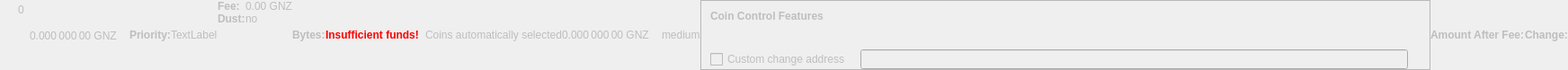
    <widget class="QWidget" name="dummyHideWidget" native="true">
     <property name="enabled">
      <bool>false</bool>
     </property>
     <property name="maximumSize">
      <size>
       <width>100</width>
       <height>22</height>
      </size>
     </property>
     <layout class="QHBoxLayout" name="dummyHideLayout">
      <property name="spacing">
       <number>0</number>
      </property>
      <property name="leftMargin">
       <number>0</number>
      </property>
      <property name="topMargin">
       <number>0</number>
      </property>
      <property name="rightMargin">
       <number>0</number>
      </property>
      <property name="bottomMargin">
       <number>0</number>
      </property>
      <item>
       <layout class="QFormLayout" name="formLayoutCoinControl1">
        <property name="horizontalSpacing">
         <number>10</number>
        </property>
        <property name="verticalSpacing">
         <number>14</number>
        </property>
        <property name="leftMargin">
         <number>10</number>
        </property>
        <property name="topMargin">
         <number>4</number>
        </property>
        <property name="rightMargin">
         <number>6</number>
        </property>
        <item row="0" column="1">
         <widget class="QLabel" name="labelCoinControlBytes">
          <property name="cursor">
           <cursorShape>IBeamCursor</cursorShape>
          </property>
          <property name="contextMenuPolicy">
           <enum>Qt::ActionsContextMenu</enum>
          </property>
          <property name="text">
           <string notr="true">0</string>
          </property>
          <property name="textInteractionFlags">
           <set>Qt::LinksAccessibleByMouse|Qt::TextSelectableByKeyboard|Qt::TextSelectableByMouse</set>
          </property>
         </widget>
        </item>
       </layout>
      </item>
      <item>
       <widget class="QLabel" name="labelCoinControlAfterFee">
        <property name="enabled">
         <bool>false</bool>
        </property>
        <property name="sizePolicy">
         <sizepolicy hsizetype="Fixed" vsizetype="Fixed">
          <horstretch>0</horstretch>
          <verstretch>0</verstretch>
         </sizepolicy>
        </property>
        <property name="minimumSize">
         <size>
          <width>111</width>
          <height>12</height>
         </size>
        </property>
        <property name="maximumSize">
         <size>
          <width>111</width>
          <height>12</height>
         </size>
        </property>
        <property name="cursor">
         <cursorShape>IBeamCursor</cursorShape>
        </property>
        <property name="contextMenuPolicy">
         <enum>Qt::ActionsContextMenu</enum>
        </property>
        <property name="text">
         <string notr="true">0.000 000 00 GNZ</string>
        </property>
        <property name="textInteractionFlags">
         <set>Qt::LinksAccessibleByMouse|Qt::TextSelectableByKeyboard|Qt::TextSelectableByMouse</set>
        </property>
       </widget>
      </item>
      <item>
       <widget class="QLabel" name="labelCoinControlPriorityText">
        <property name="enabled">
         <bool>false</bool>
        </property>
        <property name="font">
         <font>
          <weight>75</weight>
          <bold>true</bold>
         </font>
        </property>
        <property name="text">
         <string>Priority:</string>
        </property>
       </widget>
      </item>
      <item>
       <layout class="QHBoxLayout" name="horizontalLayout">
        <item>
         <widget class="QLabel" name="WarningLabel">
          <property name="text">
           <string>TextLabel</string>
          </property>
         </widget>
        </item>
       </layout>
      </item>
      <item>
       <layout class="QFormLayout" name="formLayoutCoinControl3">
        <property name="horizontalSpacing">
         <number>0</number>
        </property>
        <property name="verticalSpacing">
         <number>0</number>
        </property>
        <property name="leftMargin">
         <number>0</number>
        </property>
        <property name="topMargin">
         <number>0</number>
        </property>
        <property name="rightMargin">
         <number>0</number>
        </property>
        <item row="0" column="0">
         <widget class="QLabel" name="labelCoinControlFeeText">
          <property name="enabled">
           <bool>false</bool>
          </property>
          <property name="font">
           <font>
            <weight>75</weight>
            <bold>true</bold>
           </font>
          </property>
          <property name="text">
           <string>Fee:</string>
          </property>
          <property name="margin">
           <number>0</number>
          </property>
         </widget>
        </item>
        <item row="0" column="1">
         <widget class="QLabel" name="labelCoinControlFee">
          <property name="enabled">
           <bool>false</bool>
          </property>
          <property name="cursor">
           <cursorShape>IBeamCursor</cursorShape>
          </property>
          <property name="contextMenuPolicy">
           <enum>Qt::ActionsContextMenu</enum>
          </property>
          <property name="text">
           <string notr="true">0.00 GNZ</string>
          </property>
          <property name="textInteractionFlags">
           <set>Qt::LinksAccessibleByMouse|Qt::TextSelectableByKeyboard|Qt::TextSelectableByMouse</set>
          </property>
         </widget>
        </item>
        <item row="1" column="0">
         <widget class="QLabel" name="labelCoinControlLowOutputText">
          <property name="enabled">
           <bool>false</bool>
          </property>
          <property name="font">
           <font>
            <weight>75</weight>
            <bold>true</bold>
           </font>
          </property>
          <property name="text">
           <string>Dust:</string>
          </property>
         </widget>
        </item>
        <item row="1" column="1">
         <widget class="QLabel" name="labelCoinControlLowOutput">
          <property name="enabled">
           <bool>false</bool>
          </property>
          <property name="cursor">
           <cursorShape>IBeamCursor</cursorShape>
          </property>
          <property name="contextMenuPolicy">
           <enum>Qt::ActionsContextMenu</enum>
          </property>
          <property name="text">
           <string>no</string>
          </property>
          <property name="textInteractionFlags">
           <set>Qt::LinksAccessibleByMouse|Qt::TextSelectableByKeyboard|Qt::TextSelectableByMouse</set>
          </property>
         </widget>
        </item>
       </layout>
      </item>
      <item>
       <widget class="QLabel" name="labelCoinControlBytesText">
        <property name="enabled">
         <bool>false</bool>
        </property>
        <property name="font">
         <font>
          <weight>75</weight>
          <bold>true</bold>
         </font>
        </property>
        <property name="text">
         <string>Bytes:</string>
        </property>
       </widget>
      </item>
      <item>
       <layout class="QFormLayout" name="formLayoutCoinControl2">
        <property name="horizontalSpacing">
         <number>0</number>
        </property>
        <property name="verticalSpacing">
         <number>0</number>
        </property>
        <property name="leftMargin">
         <number>0</number>
        </property>
        <property name="topMargin">
         <number>0</number>
        </property>
        <property name="rightMargin">
         <number>0</number>
        </property>
       </layout>
      </item>
      <item>
       <layout class="QHBoxLayout" name="horizontalLayoutCoinControl2">
        <property name="spacing">
         <number>0</number>
        </property>
        <property name="bottomMargin">
         <number>0</number>
        </property>
       </layout>
      </item>
      <item>
       <widget class="QLabel" name="labelCoinControlInsuffFunds">
        <property name="enabled">
         <bool>false</bool>
        </property>
        <property name="minimumSize">
         <size>
          <width>0</width>
          <height>0</height>
         </size>
        </property>
        <property name="font">
         <font>
          <weight>75</weight>
          <bold>true</bold>
         </font>
        </property>
        <property name="styleSheet">
         <string notr="true">color:red;font-weight:bold;</string>
        </property>
        <property name="text">
         <string>Insufficient funds!</string>
        </property>
        <property name="margin">
         <number>5</number>
        </property>
       </widget>
      </item>
      <item>
       <layout class="QFormLayout" name="formLayoutCoinControl4">
        <property name="horizontalSpacing">
         <number>0</number>
        </property>
        <property name="verticalSpacing">
         <number>0</number>
        </property>
        <property name="leftMargin">
         <number>0</number>
        </property>
        <property name="topMargin">
         <number>0</number>
        </property>
        <property name="rightMargin">
         <number>0</number>
        </property>
       </layout>
      </item>
      <item>
       <widget class="QLabel" name="labelCoinControlChangeLabel">
        <property name="enabled">
         <bool>false</bool>
        </property>
        <property name="sizePolicy">
         <sizepolicy hsizetype="Preferred" vsizetype="Expanding">
          <horstretch>0</horstretch>
          <verstretch>0</verstretch>
         </sizepolicy>
        </property>
        <property name="minimumSize">
         <size>
          <width>0</width>
          <height>0</height>
         </size>
        </property>
        <property name="text">
         <string/>
        </property>
        <property name="margin">
         <number>3</number>
        </property>
       </widget>
      </item>
      <item>
       <widget class="QLabel" name="labelCoinControlAutomaticallySelected">
        <property name="enabled">
         <bool>false</bool>
        </property>
        <property name="sizePolicy">
         <sizepolicy hsizetype="Fixed" vsizetype="Fixed">
          <horstretch>0</horstretch>
          <verstretch>0</verstretch>
         </sizepolicy>
        </property>
        <property name="minimumSize">
         <size>
          <width>0</width>
          <height>0</height>
         </size>
        </property>
        <property name="maximumSize">
         <size>
          <width>240</width>
          <height>16777215</height>
         </size>
        </property>
        <property name="text">
         <string>Coins automatically selected</string>
        </property>
        <property name="margin">
         <number>5</number>
        </property>
       </widget>
      </item>
      <item>
       <widget class="QLabel" name="labelCoinControlChange">
        <property name="enabled">
         <bool>false</bool>
        </property>
        <property name="sizePolicy">
         <sizepolicy hsizetype="Fixed" vsizetype="Fixed">
          <horstretch>0</horstretch>
          <verstretch>0</verstretch>
         </sizepolicy>
        </property>
        <property name="minimumSize">
         <size>
          <width>111</width>
          <height>0</height>
         </size>
        </property>
        <property name="maximumSize">
         <size>
          <width>111</width>
          <height>16777215</height>
         </size>
        </property>
        <property name="cursor">
         <cursorShape>IBeamCursor</cursorShape>
        </property>
        <property name="contextMenuPolicy">
         <enum>Qt::ActionsContextMenu</enum>
        </property>
        <property name="text">
         <string notr="true">0.000 000 00 GNZ</string>
        </property>
        <property name="textInteractionFlags">
         <set>Qt::LinksAccessibleByMouse|Qt::TextSelectableByKeyboard|Qt::TextSelectableByMouse</set>
        </property>
       </widget>
      </item>
      <item>
       <widget class="QLabel" name="labelCoinControlPriority">
        <property name="enabled">
         <bool>false</bool>
        </property>
        <property name="cursor">
         <cursorShape>IBeamCursor</cursorShape>
        </property>
        <property name="contextMenuPolicy">
         <enum>Qt::ActionsContextMenu</enum>
        </property>
        <property name="text">
         <string>medium</string>
        </property>
        <property name="textInteractionFlags">
         <set>Qt::LinksAccessibleByMouse|Qt::TextSelectableByKeyboard|Qt::TextSelectableByMouse</set>
        </property>
       </widget>
      </item>
      <item>
       <widget class="QFrame" name="frameCoinControl">
        <property name="sizePolicy">
         <sizepolicy hsizetype="Expanding" vsizetype="Expanding">
          <horstretch>0</horstretch>
          <verstretch>0</verstretch>
         </sizepolicy>
        </property>
        <property name="maximumSize">
         <size>
          <width>16777215</width>
          <height>16777215</height>
         </size>
        </property>
        <property name="frameShape">
         <enum>QFrame::StyledPanel</enum>
        </property>
        <property name="frameShadow">
         <enum>QFrame::Sunken</enum>
        </property>
        <layout class="QVBoxLayout" name="verticalLayoutCoinControl2_2">
         <property name="spacing">
          <number>0</number>
         </property>
         <property name="leftMargin">
          <number>0</number>
         </property>
         <property name="topMargin">
          <number>0</number>
         </property>
         <property name="rightMargin">
          <number>0</number>
         </property>
         <property name="bottomMargin">
          <number>0</number>
         </property>
         <item>
          <layout class="QVBoxLayout" name="verticalLayoutCoinControl" stretch="0,0,0,1">
           <property name="spacing">
            <number>0</number>
           </property>
           <property name="leftMargin">
            <number>10</number>
           </property>
           <property name="topMargin">
            <number>10</number>
           </property>
           <item>
            <layout class="QHBoxLayout" name="horizontalLayoutCoinControl1">
             <property name="bottomMargin">
              <number>15</number>
             </property>
             <item>
              <widget class="QLabel" name="labelCoinControlFeatures">
               <property name="enabled">
                <bool>false</bool>
               </property>
               <property name="sizePolicy">
                <sizepolicy hsizetype="Preferred" vsizetype="Maximum">
                 <horstretch>0</horstretch>
                 <verstretch>0</verstretch>
                </sizepolicy>
               </property>
               <property name="font">
                <font>
                 <weight>75</weight>
                 <bold>true</bold>
                </font>
               </property>
               <property name="styleSheet">
                <string notr="true">font-weight:bold;</string>
               </property>
               <property name="text">
                <string>Coin Control Features</string>
               </property>
              </widget>
             </item>
            </layout>
           </item>
           <item>
            <widget class="QWidget" name="widgetCoinControl" native="true">
             <property name="sizePolicy">
              <sizepolicy hsizetype="Preferred" vsizetype="Preferred">
               <horstretch>0</horstretch>
               <verstretch>0</verstretch>
              </sizepolicy>
             </property>
             <property name="minimumSize">
              <size>
               <width>0</width>
               <height>0</height>
              </size>
             </property>
             <property name="styleSheet">
              <string notr="true"/>
             </property>
             <layout class="QHBoxLayout" name="horizontalLayoutCoinControl5_2">
              <property name="leftMargin">
               <number>0</number>
              </property>
              <property name="topMargin">
               <number>0</number>
              </property>
              <property name="rightMargin">
               <number>0</number>
              </property>
              <property name="bottomMargin">
               <number>0</number>
              </property>
              <item>
               <layout class="QHBoxLayout" name="horizontalLayoutCoinControl3">
                <property name="spacing">
                 <number>20</number>
                </property>
                <property name="topMargin">
                 <number>0</number>
                </property>
                <property name="bottomMargin">
                 <number>10</number>
                </property>
               </layout>
              </item>
             </layout>
            </widget>
           </item>
           <item>
            <layout class="QHBoxLayout" name="horizontalLayoutCoinControl4" stretch="0,0,0">
             <property name="spacing">
              <number>12</number>
             </property>
             <property name="sizeConstraint">
              <enum>QLayout::SetDefaultConstraint</enum>
             </property>
             <property name="topMargin">
              <number>5</number>
             </property>
             <property name="rightMargin">
              <number>5</number>
             </property>
             <item>
              <widget class="QCheckBox" name="checkBoxCoinControlChange">
               <property name="enabled">
                <bool>false</bool>
               </property>
               <property name="toolTip">
                <string>If this is activated, but the change address is empty or invalid, change will be sent to a newly generated address.</string>
               </property>
               <property name="text">
                <string>Custom change address</string>
               </property>
              </widget>
             </item>
             <item>
              <widget class="QValidatedLineEdit" name="lineEditCoinControlChange">
               <property name="enabled">
                <bool>false</bool>
               </property>
               <property name="sizePolicy">
                <sizepolicy hsizetype="Expanding" vsizetype="Fixed">
                 <horstretch>0</horstretch>
                 <verstretch>0</verstretch>
                </sizepolicy>
               </property>
              </widget>
             </item>
             <item>
              <widget class="QLabel" name="labelCoinControlChangeLabel_2">
               <property name="sizePolicy">
                <sizepolicy hsizetype="Preferred" vsizetype="Expanding">
                 <horstretch>0</horstretch>
                 <verstretch>0</verstretch>
                </sizepolicy>
               </property>
               <property name="minimumSize">
                <size>
                 <width>0</width>
                 <height>0</height>
                </size>
               </property>
               <property name="text">
                <string/>
               </property>
               <property name="margin">
                <number>3</number>
               </property>
              </widget>
             </item>
            </layout>
           </item>
           <item>
            <spacer name="verticalSpacerCoinControl">
             <property name="orientation">
              <enum>Qt::Vertical</enum>
             </property>
             <property name="sizeHint" stdset="0">
              <size>
               <width>800</width>
               <height>1</height>
              </size>
             </property>
            </spacer>
           </item>
          </layout>
         </item>
        </layout>
       </widget>
      </item>
      <item>
       <widget class="QLabel" name="labelCoinControlAfterFeeText">
        <property name="enabled">
         <bool>false</bool>
        </property>
        <property name="minimumSize">
         <size>
          <width>0</width>
          <height>0</height>
         </size>
        </property>
        <property name="maximumSize">
         <size>
          <width>16777215</width>
          <height>16777215</height>
         </size>
        </property>
        <property name="font">
         <font>
          <weight>75</weight>
          <bold>true</bold>
         </font>
        </property>
        <property name="text">
         <string>Amount After Fee:</string>
        </property>
        <property name="alignment">
         <set>Qt::AlignLeading|Qt::AlignLeft|Qt::AlignVCenter</set>
        </property>
        <property name="margin">
         <number>0</number>
        </property>
       </widget>
      </item>
      <item>
       <widget class="QLabel" name="labelCoinControlChangeText">
        <property name="enabled">
         <bool>false</bool>
        </property>
        <property name="sizePolicy">
         <sizepolicy hsizetype="Preferred" vsizetype="Preferred">
          <horstretch>0</horstretch>
          <verstretch>0</verstretch>
         </sizepolicy>
        </property>
        <property name="minimumSize">
         <size>
          <width>0</width>
          <height>0</height>
         </size>
        </property>
        <property name="maximumSize">
         <size>
          <width>16777215</width>
          <height>16777215</height>
         </size>
        </property>
        <property name="font">
         <font>
          <weight>75</weight>
          <bold>true</bold>
         </font>
        </property>
        <property name="text">
         <string>Change:</string>
        </property>
        <property name="alignment">
         <set>Qt::AlignLeading|Qt::AlignLeft|Qt::AlignVCenter</set>
        </property>
       </widget>
      </item>
     </layout>
    </widget>
